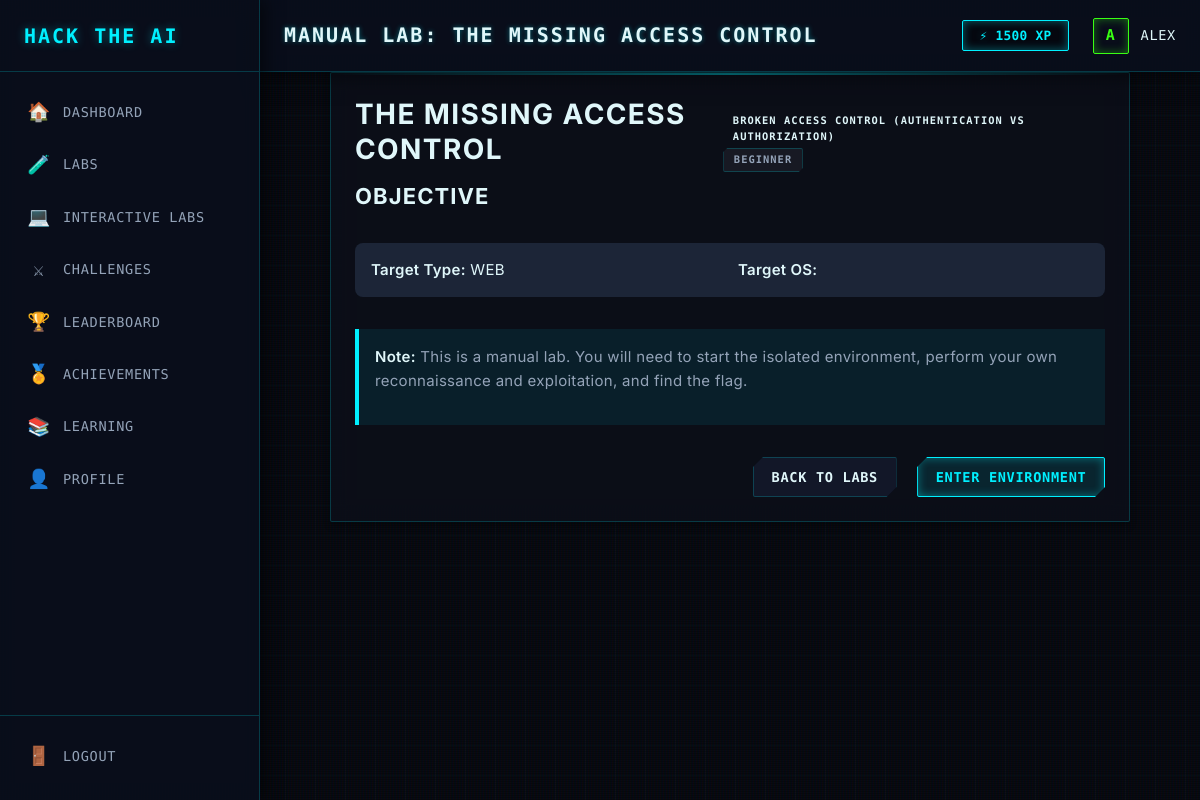
The app's page /manual-lab/techcorp-access-control (signed in) with its own data.
### models.py (models this page shows)
class ManualLab(db.Model):
    __tablename__ = 'manual_labs'
    id = db.Column(db.String(50), primary_key=True)
    name = db.Column(db.String(100), nullable=False)
    topic = db.Column(db.String(100), nullable=False)
    difficulty = db.Column(db.String(50), nullable=False)
    target_type = db.Column(db.String(50), nullable=False)

### routes/labs.py (the view)
@labs_bp.route('/manual-lab/<lab_id>')
def manual_lab_detail(lab_id):
    lab = ManualLab.query.get(lab_id)
    return render_template('manual_lab_detail.html', lab=lab, lab_id=lab_id)

### templates/manual_lab_detail.html (shortened to what this page needs)
{% extends "base.html" %}
{% block page_title %}MANUAL LAB: {{ lab.name }}{% endblock %}
{% block content %}
<div class="lab-detail-container" style="max-width: 800px; margin: 0 auto;">
    <div class="card">
        <div class="card-header" style="display: flex; justify-content: space-between; align-items: center;">
            <h2 class="card-title">{{ lab.name }}</h2>
            <div class="badges">
                <span class="badge badge-primary">{{ lab.topic }}</span>
                <span class="badge badge-secondary">{{ lab.difficulty }}</span>
            </div>
        </div>
        <div class="card-body">
            <h3>Objective</h3>
            <div class="lab-info-grid" style="display: grid; grid-template-columns: 1fr 1fr; gap: 1rem; margin-bottom: 2rem; background: var(--surface-hover); padding: 1rem; border-radius: 8px;">
                <div>
                    <strong>Target Type:</strong> {{ lab.target_type|upper }}
                </div>
                <div>
                    <strong>Target OS:</strong> {{ lab.target_os|upper }}
                </div>
            </div>
            <div class="alert alert-info" style="margin-bottom: 2rem; padding: 1rem; background: rgba(var(--info-rgb), 0.08); border-left: 4px solid var(--info);">
                <p><strong>Note:</strong> This is a manual lab. You will need to start the isolated environment, perform your own reconnaissance and exploitation, and find the flag.</p>
            </div>
        </div>
        <div class="card-footer" style="text-align: right;">
            <a href="{{ url_for('labs.manual_labs') }}" class="btn btn-secondary">Back to Labs</a>
            <a href="{{ url_for('labs.manual_lab_environment', lab_id=lab.id) }}" class="btn btn-primary" style="margin-left: 1rem;">Enter Environment</a>
        </div>
    </div>
</div>
{% endblock %}

### static/css/core/variables.css (style rules this page uses)
:root { --bg-primary: #05080f; --bg-secondary: #0a0f1d; --bg-card: rgba(13, 17, 28, 0.7); --bg-elevated: rgba(20, 27, 45, 0.85); --bg-inverse: #e0f7fa; --bg: var(--bg-secondary); --surface: var(--bg-card); --surface-1: var(--bg-card); --surface-2: var(--bg-elevated); --surface-hover: rgba(30, 41, 59, 0.9); --gradient-primary: linear-gradient(135deg, var(--accent), var(--secondary)); --border-light: rgba(0, 240, 255, 0.1); --border: rgba(0, 240, 255, 0.2); --border-hover: rgba(0, 240, 255, 0.5); --text-primary: #e0f7fa; --text-secondary: #94a3b8; --text-muted: #475569; --text-inverse: #05080f; --accent: #00f0ff; --accent-hover: #00c3d9; --accent-rgb: 0, 240, 255; --accent-glow: rgba(0, 240, 255, 0.4); --secondary: #39ff14; --secondary-rgb: 57, 255, 20; --secondary-glow: rgba(57, 255, 20, 0.4); --success: #39ff14; --success-rgb: 57, 255, 20; --warning: #ffb800; --warning-rgb: 255, 184, 0; --danger: #ff003c; --danger-rgb: 255, 0, 60; --info: #00f0ff; --info-rgb: 0, 240, 255; --shadow-xs: 0 0 5px rgba(0, 240, 255, 0.1); --shadow-sm: 0 0 10px rgba(0, 240, 255, 0.2); --shadow-md: 0 0 15px rgba(0, 240, 255, 0.3); --shadow-lg: 0 0 25px rgba(0, 240, 255, 0.4); --shadow-xl: 0 0 40px rgba(0, 240, 255, 0.5); --blur-sm: blur(4px); --blur-md: blur(12px); --blur-lg: blur(24px); --font-sans: 'Inter', system-ui, -apple-system, sans-serif; --font-mono: 'Fira Code', 'JetBrains Mono', monospace; --sidebar-width: 260px; --sidebar-collapsed-width: 70px; --header-height: 72px; --space-1: 0.25rem; --space-2: 0.5rem; --space-3: 0.75rem; --space-4: 1rem; --space-5: 1.25rem; --space-6: 1.5rem; --space-8: 2rem; --space-12: 3rem; --radius-sm: 2px; --radius-md: 4px; --radius-lg: 8px; --radius-full: 9999px; --transition-fast: 150ms ease-out; --transition-normal: 250ms cubic-bezier(0.4, 0, 0.2, 1); }
:root { --ws-bg: #03050a; --ws-bg-elevated: #05080f; --ws-bg-panel: rgba(10, 15, 29, 0.8); --ws-border: rgba(0, 240, 255, 0.15); --ws-text: #e0f7fa; --ws-text-secondary: #64748b; --ws-accent: #00f0ff; --ws-success: #39ff14; --ws-danger: #ff003c; --ws-warning: #ffb800; }

### static/css/core/typography.css (style rules this page uses)
body { font-size: 15px; letter-spacing: 0.02em; }
h1, h2, h3, h4, h5, h6 { font-weight: 700; line-height: 1.25; letter-spacing: 0.05em; color: var(--text-primary); margin-bottom: var(--space-4); text-transform: uppercase; }
h2 { font-size: 1.75rem; }
h3 { font-size: 1.375rem; }
p { color: var(--text-secondary); margin-bottom: var(--space-4); line-height: 1.6; }
strong { font-weight: 600; color: var(--text-primary); }

### records on screen
ManualLab: name "THE MISSING ACCESS CONTROL", topic "BROKEN ACCESS CONTROL (AUTHENTICATION VS AUTHORIZATION)", difficulty "BEGINNER", target_type "WEB"

### other values on screen
{{ session.get('username')[0]|upper if session.get('username') else 'U' }} "A"
{{ session.get('username') }} "ALEX"
